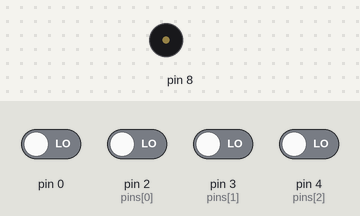
Simulated run of this sketch. Board: Arduino Uno, built with avr-gcc and run on an emulated ATmega328P. On the bench: buzzer (waves = sounding). The inputs (shaded band) are chosen by the test bench; at power-on: pin 0, pin 2 (pins[0]), pin 3 (pins[1]), pin 4 (pins[2]) LOW.

Above: at 1.2 s.
1.3 s: pin 0 driven HIGH
At 2.0 s:
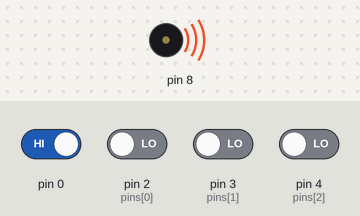
4.3 s: pin 0 driven LOW
At 4.6 s:
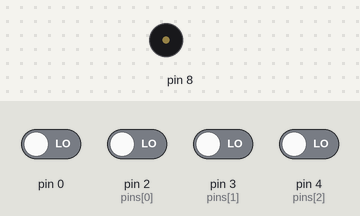
5.8 s: pin 2 (pins[0]) driven HIGH
At 6.3 s:
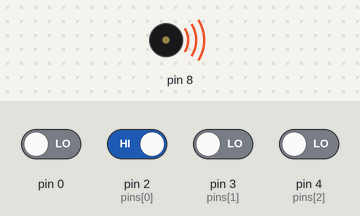
8.8 s: pin 2 (pins[0]) driven LOW
At 9.2 s:
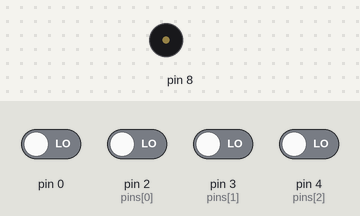
Timing chart, 0 to 11.3 s (numbered marks = the images above; inputs shaded):
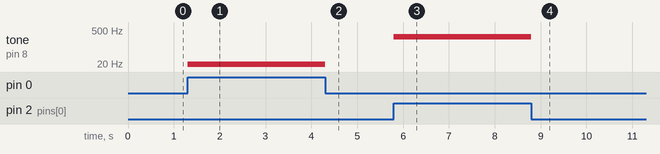

The sketch:

ex011.ino
```cpp
int pins[] = {2, 3, 4};
int notes[] = {262, 294, 330};

void setup() {
  for(int i = 0; i<sizeof(pins); i++) {
    pinMode(pins[i], INPUT);
  }

}

void loop() {
  // put your main code here, to run repeatedly:
  for(int i = 0; i<sizeof(pins); i++) {
    if(digitalRead(pins[i]) == HIGH) {
      tone(8, notes[i], 100);
      delay(100);
      noTone(8);
    }
  }
}
```

Measured:
- after the input at 1.3 s, tone on pin 8: silent → 2 Hz at once, then repeats every 0.30 s: 3 Hz 0.10 s, 4 Hz 0.10 s, 2 Hz 0.10 s
- after the input at 4.3 s, tone on pin 8: goes on until 4.3 s, then stays silent
- after the input at 5.8 s, tone on pin 8: silent → 262 Hz at once
- after the input at 8.8 s, tone on pin 8: 262 Hz → silent at once
